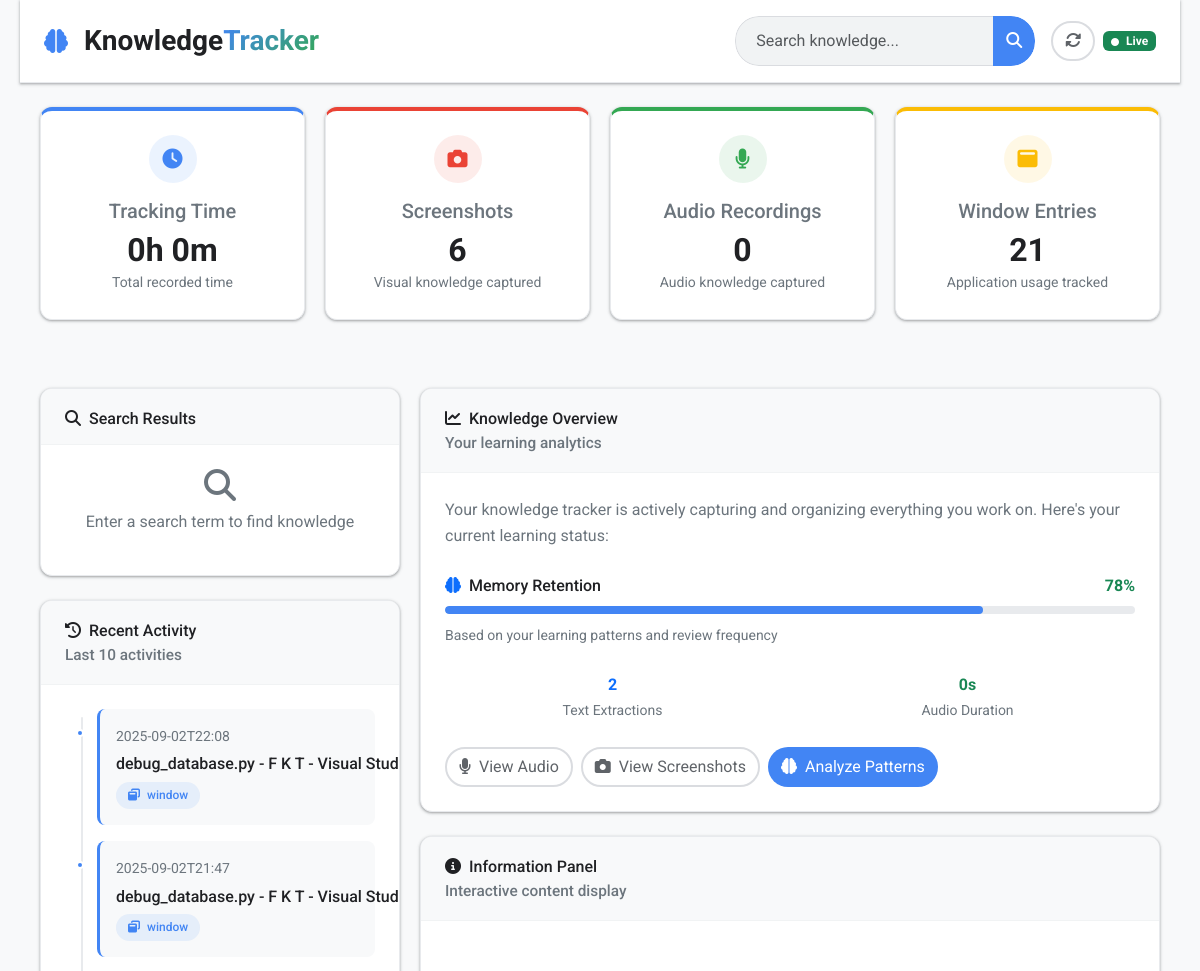
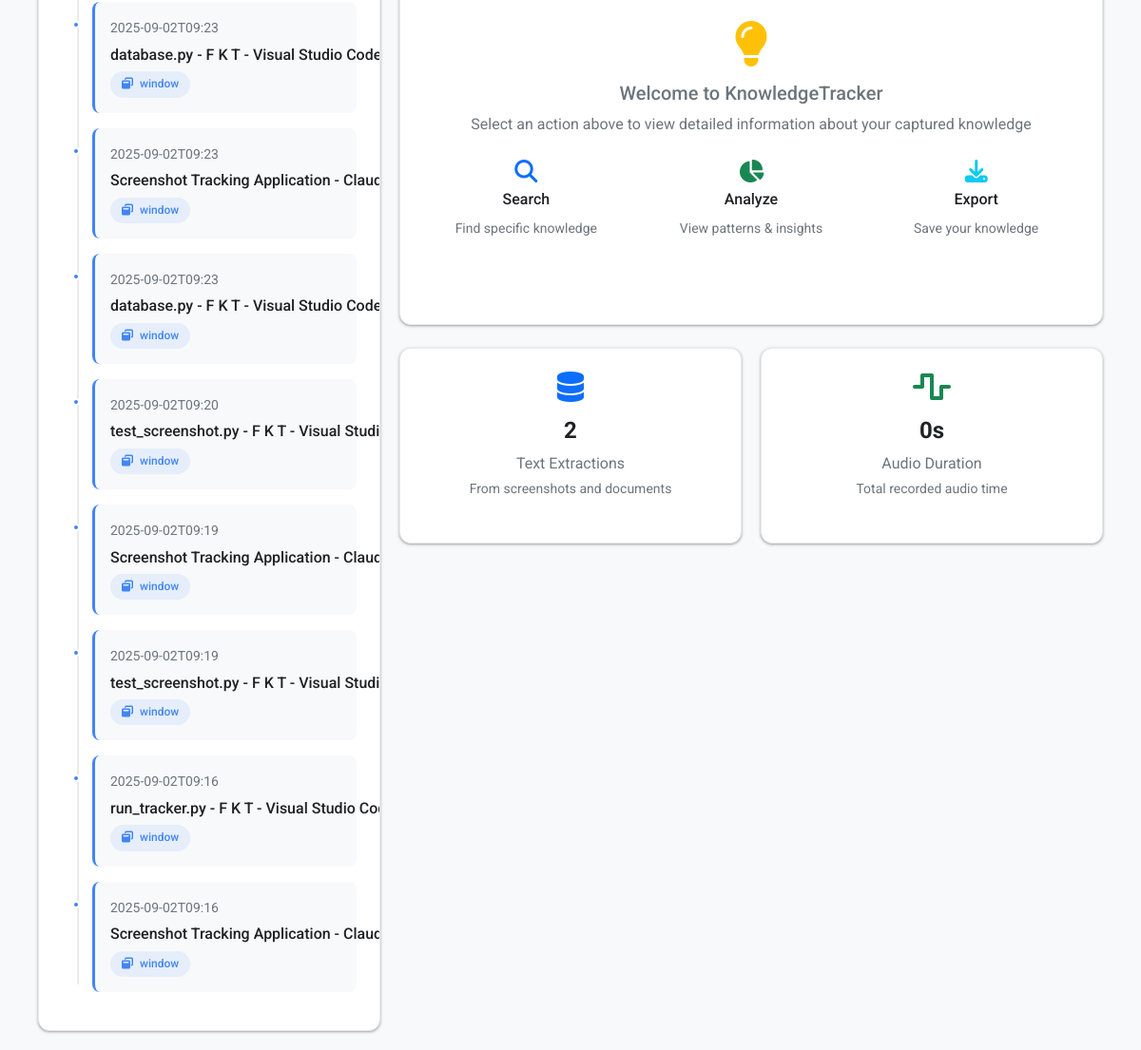
The app's page /, older data (2 pictures, top to bottom).
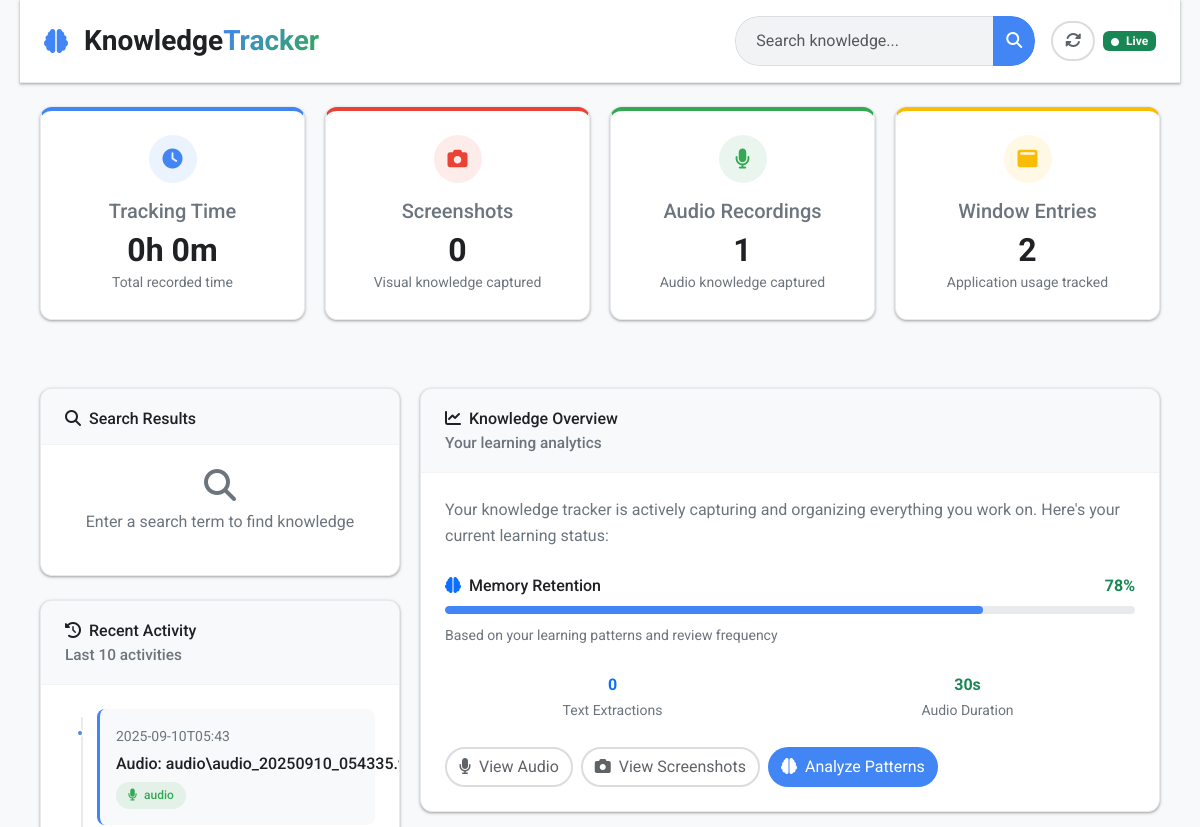
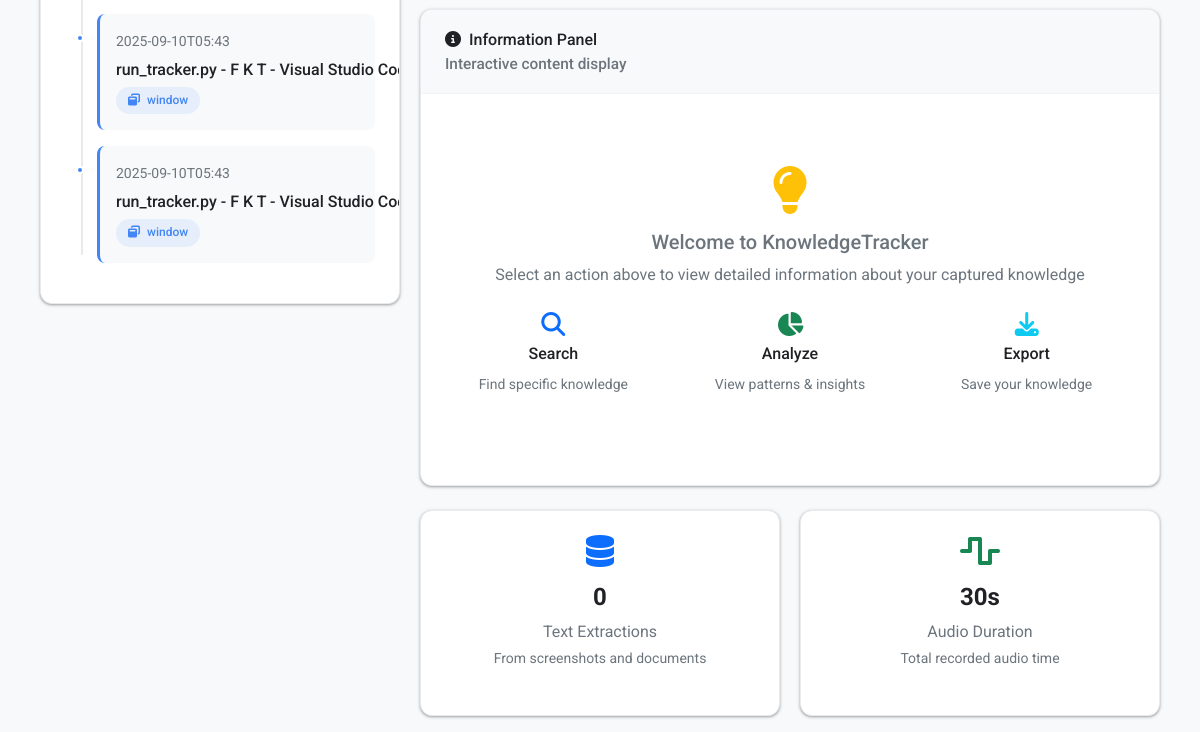
The same page, newer data (2 pictures, top to bottom).
### tables this page shows
CREATE TABLE window_history (
            id INTEGER PRIMARY KEY,
            title TEXT NOT NULL,
            app TEXT NOT NULL,
            start_time TEXT NOT NULL,
            duration INTEGER NOT NULL,
            created_at TEXT DEFAULT CURRENT_TIMESTAMP
        );

CREATE TABLE audio_recordings (
            id INTEGER PRIMARY KEY,
            file_path TEXT NOT NULL,
            timestamp TEXT NOT NULL,
            duration INTEGER NOT NULL,
            transcribed_text TEXT,
            confidence REAL,
            word_count INTEGER,
            keywords TEXT,
            is_educational INTEGER,
            created_at TEXT DEFAULT CURRENT_TIMESTAMP
        );

### app/app.py (the view)
@app.route('/')
def dashboard():
    try:
        stats = get_system_stats()
        recent_activity = get_recent_activity(limit=10)
        return render_template('dashboard.html',
                             stats=stats,
                             recent_activity=recent_activity,
                             now=datetime.now().timestamp())  # Add timestamp for cache busting
    except Exception as e:
        print(f"Error rendering dashboard: {e}")
        stats = get_system_stats()
        recent_activity = get_recent_activity(limit=10)
        return f"""
        <html>
        <head><title>Forgotten Knowledge Tracker</title></head>
        <body>
            <h1>Forgotten Knowledge Tracker</h1>
            <p>Error loading template: {e}</p>
            <p>Stats: {stats}</p>
        </body>
        </html>
        """

### app/app.py (called while the page is built)
def get_db_connection():
    return sqlite3.connect(DB_PATH)

### app/templates/dashboard.html (shortened to what this page needs)
{% extends "base.html" %}
{% block content %}
<div class="google-navbar mb-4">
    <div class="d-flex justify-content-between align-items-center">
        <div class="d-flex align-items-center">
            <i class="fas fa-brain me-3" style="color: var(--google-blue); font-size: 24px;"></i>
            <h3 class="mb-0 fw-bold">Knowledge<span class="text-gradient">Tracker</span></h3>
        </div>
        <div class="d-flex align-items-center">
            <div class="input-group me-3" style="width: 300px;">
                <input type="text" id="searchInput" class="form-control google-search focus-ring"
                       placeholder="Search knowledge..." aria-label="Search">
                <button class="btn google-btn-primary" onclick="performSearch()">
                    <i class="fas fa-search"></i>
                </button>
            </div>
            <button id="refreshBtn" class="btn google-btn-outline me-2" onclick="refreshData()">
                <i class="fas fa-sync-alt"></i>
            </button>
            <span class="badge bg-success">
                <i class="fas fa-circle me-1" style="font-size: 8px;"></i> Live
            </span>
        </div>
    </div>
</div>
<div class="container-fluid">
    <div class="row mb-4">
        <div class="col-xl-3 col-md-6 mb-4">
            <div class="stats-card stats-card-1 hover-lift">
                <div class="stats-icon stats-icon-1">
                    <i class="fas fa-clock"></i>
                </div>
                <h5 class="text-muted mb-2">Tracking Time</h5>
                <h2 class="fw-bold mb-0" id="tracking-time">{{ stats.total_tracking_time }}</h2>
                <small class="text-muted">Total recorded time</small>
            </div>
        </div>
        <div class="col-xl-3 col-md-6 mb-4">
            <div class="stats-card stats-card-2 hover-lift">
                <div class="stats-icon stats-icon-2">
                    <i class="fas fa-camera"></i>
                </div>
                <h5 class="text-muted mb-2">Screenshots</h5>
                <h2 class="fw-bold mb-0" id="screenshots-count">{{ stats.screenshot_count }}</h2>
                <small class="text-muted">Visual knowledge captured</small>
            </div>
        </div>
        <div class="col-xl-3 col-md-6 mb-4">
            <div class="stats-card stats-card-3 hover-lift">
                <div class="stats-icon stats-icon-3">
                    <i class="fas fa-microphone"></i>
                </div>
                <h5 class="text-muted mb-2">Audio Recordings</h5>
                <h2 class="fw-bold mb-0" id="audio-recordings">{{ stats.audio_recordings }}</h2>
                <small class="text-muted">Audio knowledge captured</small>
            </div>
        </div>
        <div class="col-xl-3 col-md-6 mb-4">
            <div class="stats-card stats-card-4 hover-lift">
                <div class="stats-icon stats-icon-4">
                    <i class="fas fa-window-maximize"></i>
                </div>
                <h5 class="text-muted mb-2">Window Entries</h5>
                <h2 class="fw-bold mb-0" id="window-entries">{{ stats.window_entries }}</h2>
                <small class="text-muted">Application usage tracked</small>
            </div>
        </div>
    </div>
    <div class="row">
        <div class="col-lg-4">
            <div class="google-card mb-4 shadow-hover">
                <div class="google-card-header">
                    <h6 class="mb-0"><i class="fas fa-search me-2"></i>Search Results</h6>
                </div>
                <div class="google-card-body">
                    <div id="searchResults">
                        <div class="text-center text-muted">
                            <i class="fas fa-search mb-2" style="font-size: 2rem;"></i>
                            <p>Enter a search term to find knowledge</p>
                        </div>
                    </div>
                </div>
            </div>
            <div class="google-card shadow-hover">
                <div class="google-card-header">
                    <h6 class="mb-0"><i class="fas fa-history me-2"></i>Recent Activity</h6>
                    <small class="text-muted">Last 10 activities</small>
                </div>
                <div class="google-card-body">
                    <div class="activity-timeline" id="activity-timeline">
                        {% if recent_activity %}
                            {% for activity in recent_activity %}
                            <div class="timeline-item mb-3">
                                <div class="d-flex justify-content-between align-items-start">
                                    <div style="flex: 1;">
                                        <small class="text-muted d-block mb-1">
                                            {{ activity.timestamp[:16] if activity.timestamp else 'Unknown date' }}
                                        </small>
                                        <p class="mb-1 fw-medium text-truncate">
                                            {{ activity.title[:50] if activity.title else 'No title' }}
                                        </p>
                                        <span class="google-badge badge-{{ activity.type if activity.type else 'window' }}">
                                            <i class="fas fa-{{ 'window-restore' if activity.type == 'window' else 'microphone' if activity.type == 'audio' else 'camera' }} me-1"></i>
                                            {{ activity.type if activity.type else 'window' }}
                                        </span>
                                    </div>
                                </div>
                            </div>
                            {% endfor %}
                        {% else %}
                            <div class="text-center text-muted py-3">
                                <i class="fas fa-inbox mb-2" style="font-size: 2rem;"></i>
                                <p>No recent activity found</p>
                            </div>
                        {% endif %}
                    </div>
                </div>
            </div>
        </div>
        <div class="col-lg-8">
            <div class="google-card mb-4 shadow-hover">
                <div class="google-card-header">
                    <h6 class="mb-0"><i class="fas fa-chart-line me-2"></i>Knowledge Overview</h6>
                    <small class="text-muted">Your learning analytics</small>
                </div>
                <div class="google-card-body">
                    <p class="text-muted mb-4">Your knowledge tracker is actively capturing and organizing everything you work on. Here's your current learning status:</p>
                    <div class="mb-4">
                        <div class="d-flex justify-content-between align-items-center mb-2">
                            <span class="fw-medium">
                                <i class="fas fa-brain me-2 text-primary"></i>Memory Retention
                            </span>
                            <span class="text-success fw-bold">78%</span>
                        </div>
                        <div class="google-progress">
                            <div class="google-progress-bar" style="width: 78%"></div>
                        </div>
                        <small class="text-muted">Based on your learning patterns and review frequency</small>
                    </div>
                    <div class="row mb-4">
                        <div class="col-6">
                            <div class="text-center">
                                <div class="text-primary fw-bold" id="ocr-count">{{ stats.ocr_count }}</div>
                                <small class="text-muted">Text Extractions</small>
                            </div>
                        </div>
                        <div class="col-6">
                            <div class="text-center">
                                <div class="text-success fw-bold" id="audio-duration">{{ stats.audio_duration }}s</div>
                                <small class="text-muted">Audio Duration</small>
                            </div>
                        </div>
                    </div>
                    <div class="d-flex gap-2 flex-wrap">
                        <button class="btn google-btn-outline" onclick="loadAudioRecordings()">
                            <i class="fas fa-microphone me-2"></i>View Audio
                        </button>
                        <button class="btn google-btn-outline" onclick="loadScreenshots()">
                            <i class="fas fa-camera me-2"></i>View Screenshots
                        </button>
                        <button class="btn google-btn-primary" onclick="analyzeKnowledge()">
                            <i class="fas fa-brain me-2"></i>Analyze Patterns
                        </button>
                    </div>
                </div>
            </div>
            <div id="contentArea" class="google-card shadow-hover">
                <div class="google-card-header">
                    <h6 class="mb-0"><i class="fas fa-info-circle me-2"></i>Information Panel</h6>
                    <small class="text-muted">Interactive content display</small>
                </div>
                <div class="google-card-body">
                    <div class="text-center py-5">
                        <i class="fas fa-lightbulb text-warning mb-3" style="font-size: 3rem;"></i>
                        <h5 class="text-muted">Welcome to KnowledgeTracker</h5>
                        <p class="text-muted mb-4">Select an action above to view detailed information about your captured knowledge</p>
                        <div class="row">
                            <div class="col-md-4 mb-3">
                                <div class="text-center">
                                    <i class="fas fa-search text-primary mb-2" style="font-size: 1.5rem;"></i>
                                    <h6>Search</h6>
                                    <small class="text-muted">Find specific knowledge</small>
                                </div>
                            </div>
                            <div class="col-md-4 mb-3">
                                <div class="text-center">
                                    <i class="fas fa-chart-pie text-success mb-2" style="font-size: 1.5rem;"></i>
                                    <h6>Analyze</h6>
                                    <small class="text-muted">View patterns & insights</small>
                                </div>
                            </div>
                            <div class="col-md-4 mb-3">
                                <div class="text-center">
                                    <i class="fas fa-download text-info mb-2" style="font-size: 1.5rem;"></i>
                                    <h6>Export</h6>
                                    <small class="text-muted">Save your knowledge</small>
                                </div>
                            </div>
                        </div>
                    </div>
                </div>
            </div>
            <div class="row mt-4">
                <div class="col-md-6 mb-3">
                    <div class="google-card shadow-hover h-100">
                        <div class="google-card-body text-center">
                            <i class="fas fa-database text-primary mb-3" style="font-size: 2rem;"></i>
                            <h4 class="fw-bold" id="ocr-count-card">{{ stats.ocr_count }}</h4>
                            <p class="text-muted mb-0">Text Extractions</p>
                            <small class="text-muted">From screenshots and documents</small>
                        </div>
                    </div>
                </div>
                <div class="col-md-6 mb-3">
                    <div class="google-card shadow-hover h-100">
                        <div class="google-card-body text-center">
                            <i class="fas fa-wave-square text-success mb-3" style="font-size: 2rem;"></i>
                            <h4 class="fw-bold" id="audio-duration-card">{{ stats.audio_duration }}s</h4>
                            <p class="text-muted mb-0">Audio Duration</p>
                            <small class="text-muted">Total recorded audio time</small>
                        </div>
                    </div>
                </div>
            </div>
        </div>
    </div>
</div>
{% endblock %}

### app/templates/base.html (shortened to what this page needs)
<!DOCTYPE html>
<html lang="en">
<head>
    <link href="https://cdnjs.cloudflare.com/ajax/libs/font-awesome/6.4.0/css/all.min.css" rel="stylesheet">
    <link href="https://cdn.jsdelivr.net/npm/bootstrap@5.3.0/dist/css/bootstrap.min.css" rel="stylesheet">
    <link href="{{ url_for('static', filename='css/style.css') }}" rel="stylesheet">
</head>
<body>
    <div class="container-fluid">
        {% block content %}{% endblock %}
    </div>
</body>
</html>

Row changes from the older to the newer data that the page shows:
removed window_history: start_time "2025-09-02T22:08", title "debug_database.py - F K T - Visual…", type "window"
removed window_history: start_time "2025-09-02T21:47", title "debug_database.py - F K T - Visual…", type "window"
removed window_history: start_time "2025-09-02T09:23", title "database.py - F K T - Visual Studio Code", type "window"
removed window_history: start_time "2025-09-02T09:23", title "Screenshot Tracking Application -…", type "window"
removed window_history: start_time "2025-09-02T09:23", title "database.py - F K T - Visual Studio Code", type "window"
removed window_history: start_time "2025-09-02T09:20", title "test_screenshot.py - F K T - Visual…", type "window"
removed window_history: start_time "2025-09-02T09:19", title "Screenshot Tracking Application -…", type "window"
removed window_history: start_time "2025-09-02T09:19", title "test_screenshot.py - F K T - Visual…", type "window"
removed window_history: start_time "2025-09-02T09:16", title "run_tracker.py - F K T - Visual Studio…", type "window"
removed window_history: start_time "2025-09-02T09:16", title "Screenshot Tracking Application -…", type "window"
added audio_recordings: timestamp "2025-09-10T05:43", title "Audio:…", type "audio"
now on this page (row edited): window_history: start_time "2025-09-10T05:43", title "run_tracker.py - F K T - Visual Studio…", type "window"
now on this page (row edited): window_history: start_time "2025-09-10T05:43", title "run_tracker.py - F K T - Visual Studio…", type "window"
Text that changed along with them:
{{ stats.screenshot_count }}: "6" → "0"
{{ stats.audio_recordings }}: "0" → "1"
{{ stats.window_entries }}: "21" → "2"
{{ stats.ocr_count }}: "2" → "0"
{{ stats.audio_duration }}: "0" → "30"
